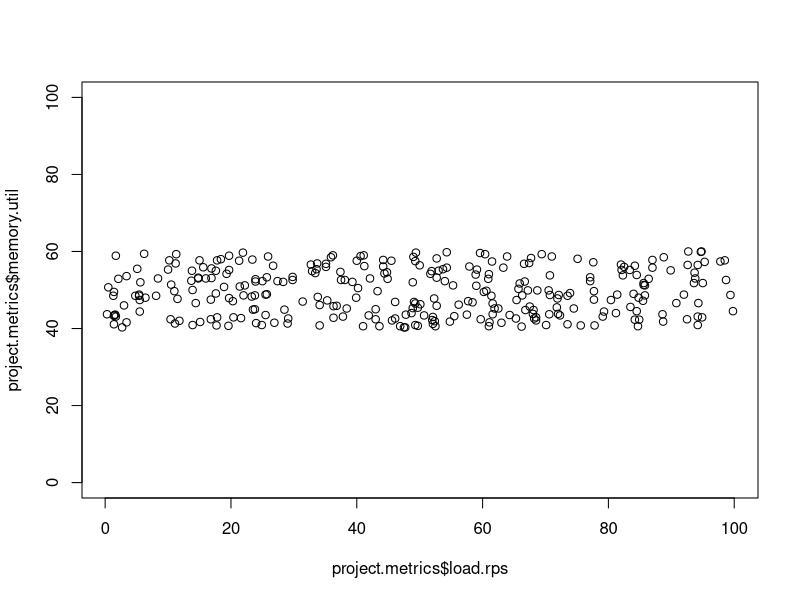
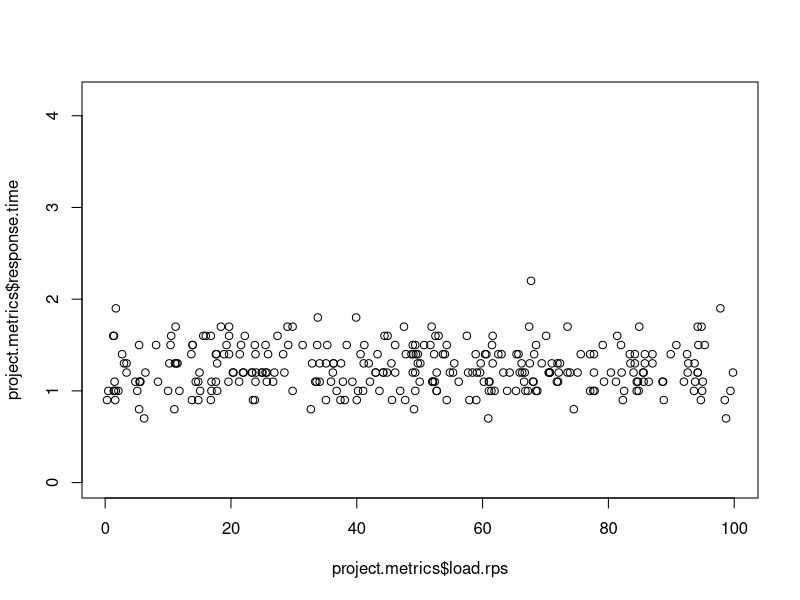
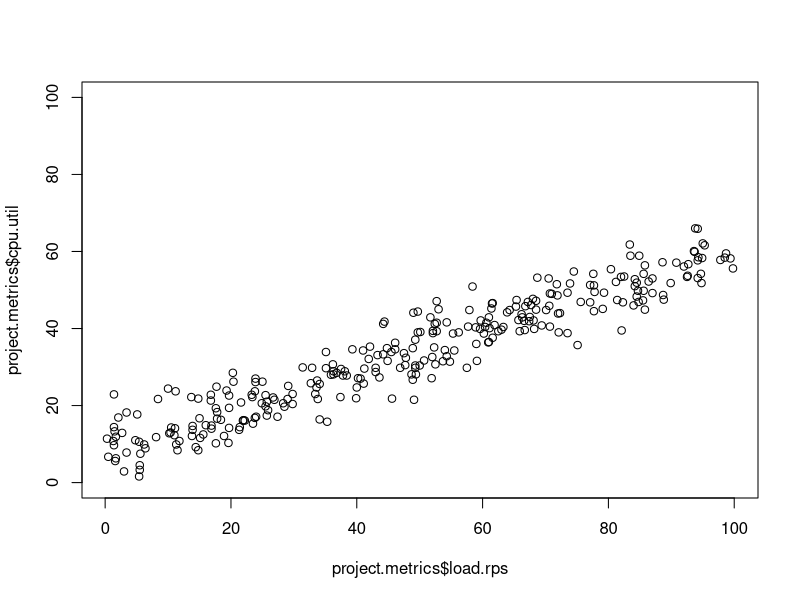
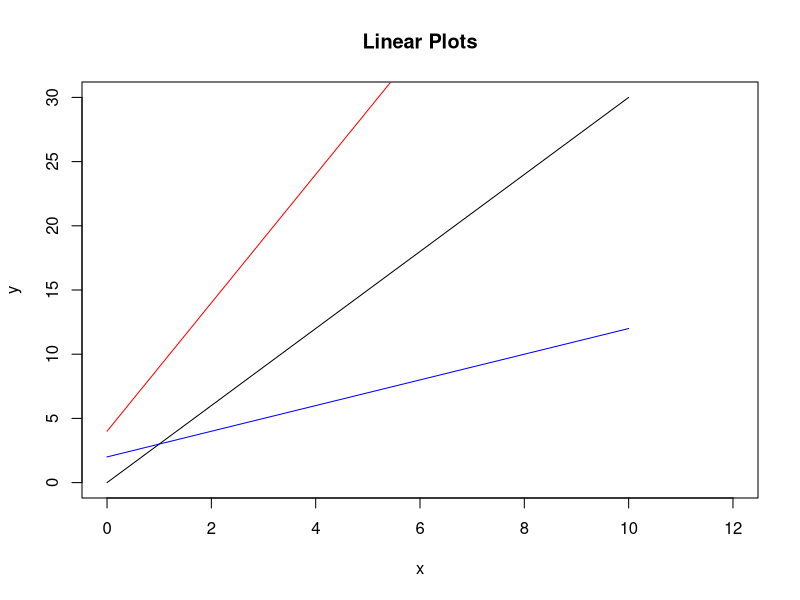

Here is the R script that generated these plots, in order: (Note: this script raises an error after producing the figures.)

############################################################
####Class Project Starts here
####

#####NOTES
###
# execute each line of code one at a time by selecting from the menu "Code->Run Selected Line(s)" or by using the keyboard shortcut - 
# Command-Enter for Mac or 
# Ctrl-Enter for Windows
###
# Each lesson builds on the previous, so if you close your R-studio session and don't save the workspace, simply re-execute the lines of code 
# for all the previous lessons
###
#To clear out the environment and delete all your variables in memory
#execute this command by copying it to the console and executing it 
# rm(list=ls())
#or
#select "Session->Clear Workspace" from the menu
#you can select R help or click on the help tab in the lower right pane to get more information on 
# any of the R functions used in the code



#####
#############################################################
#####LESSON 2 - Feature Engineering
#####
#read in the project exercise data
#from the menu select "Session->Set Working Directory->To Source File Location" OR "Choose Directory" to 
#make sure you read from the correct directory
project.metrics <- read.csv("project.data.csv")

#inspect the data to understand what metrics you have in your data set
View(project.metrics)

#start your feature engineering by looking at the relationships between the data by plotting them
#How does load and memory utilization relate? Is there a correlation?
plot(project.metrics$load.rps, project.metrics$memory.util, ylim = c(0,100))
#How does load and response time relate? Is there a correlation?
plot(project.metrics$load.rps, project.metrics$response.time, ylim = c(0,max(project.metrics$response.time)+2))
#How does load and cpu utilization relate? Is there a correlation?
plot(project.metrics$load.rps, project.metrics$cpu.util, ylim = c(0, 100))
####
####
####Which features are relevant in this data set? Which have a correlation?
####We will use those for modeling
##
############################################################
#####LESSON 3 - Exploring the math of lines
#####
#####The formula for a line is y= a+ bx
##### You can change the values of a and b below and see how they modify the lines
##### hint: if you want to draw more lines, you can change the colors too and then change line 2 or 3 values for a and b and re-execute the code
##line 1
a <- 0
b <- 3
x <- seq(0,10)
y <- a+b*x
plot(x,y, type="l", ylim = c(0, max(y)), xlim = c(0,max(x)+2))
title('Linear Plots')

##line 2
a <- 4
b <- 5
lines(x,a+b*x, col="red")

##line 3
a <- 2
b <- 1
lines(x,a+b*x, col="blue")
#####
#####
############################################################
############################################################
#####LESSON 4 - Build the Model 
#####

##uncomment (delete the "###') the line that builds the model using the correct features 
## use the feature that was correlated with the load
##select only one line from the next 3 lines to uncomment

#project.feature <- paste("cpu.util")
#project.feature <- paste("memory.util")
#project.feature <- paste("response.time")

#define the feature relationship
model.features <- paste(project.feature, "~ load.rps")

##build the model
model.project <- lm(model.features, data=project.metrics)

print(paste("The linear model is y=", round(model.project$coefficients[1],1), "+", round(model.project$coefficients[2],1), "* x"))

############################################################

#####
#####
############################################################
############################################################
#####LESSON 5 - Making Predictions with the Model , part 1
#####
##make predictions based on the data you built the model with, to sanity check your code & model
project.predictions <- predict(model.project, data.frame(load.rps = project.metrics$load.rps), interval = "prediction")
#change the data type to make it easier to work
project.predictions <- as.data.frame(project.predictions)

#plot your features
plot(project.metrics$load.rps, project.metrics[[project.feature]], col="red", ylim = c(0,100))
#now plot your model to see how well it fits
lines(project.metrics$load.rps, project.predictions$fit, col="blue")

##How well does it fit?
##
##


#####
#####
############################################################
############################################################
#####LESSON 6 - Making Predictions with the Model , part 2
#####
##### This is a sample production use case, checking actual metrics against a model to look for anomalies or issues
#####

#read in a sample of production data from your monitoring tool
#assume this data is in time sequence

prod.data <- read.csv("project.proddata.csv")

plot(prod.data$prod.time, prod.data$production.load, xlab="time", ylab="load.rps" )
title("Production Load")

prod.predictions <- predict(model.project, data.frame(load.rps = prod.data$production.load), interval = "prediction")
prod.predictions <- data.frame(prod.predictions)
####prod.interval <- predict(model.project, data.frame(load.rps = prod.data$production.load), interval = "confidence")
#This will plot the acutal production values as measured
plot(prod.data$prod.time, prod.data$production.cpu, xlab="Time", ylab="CPU Util %", col="blue")
title("Model Predictions")
#this will plot the upper limit of the model predictions
lines(prod.data$prod.time, prod.predictions$lwr, col="red")
#this will plot the lower limit of the model predictions
lines(prod.data$prod.time, prod.predictions$upr, col="red")
#this will plot the predicted values based on the model, given the actual system load 
lines(prod.data$prod.time, prod.predictions$fit, col="green")

###How did you do? were many points outside of the model predictions?
### is there any large anomaly where the actual values significanlty varied outside of the model predictions?
## Do you see any odd values in the CPU utilization? Sometimes data is suspect or corrupted, always be on the lookout for it!


